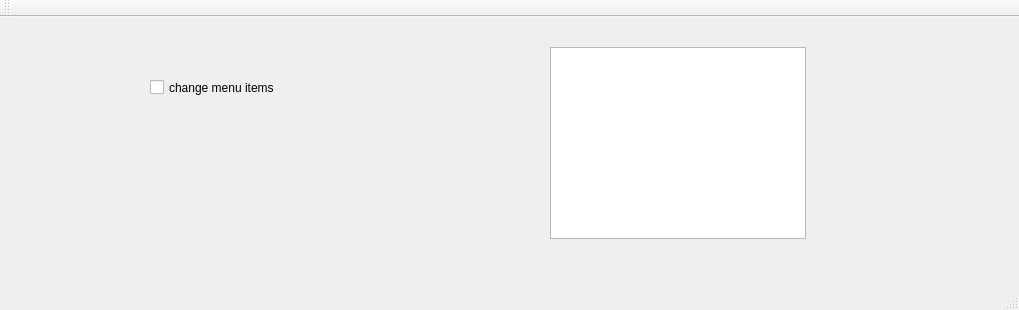
<?xml version="1.0" encoding="UTF-8"?>
<ui version="4.0">
 <class>MainWindow</class>
 <widget class="QMainWindow" name="MainWindow">
  <property name="geometry">
   <rect>
    <x>0</x>
    <y>0</y>
    <width>1019</width>
    <height>310</height>
   </rect>
  </property>
  <property name="windowTitle">
   <string>MainWindow</string>
  </property>
  <widget class="QWidget" name="centralWidget">
   <widget class="QCheckBox" name="checkBox">
    <property name="geometry">
     <rect>
      <x>150</x>
      <y>50</y>
      <width>171</width>
      <height>41</height>
     </rect>
    </property>
    <property name="text">
     <string>change menu items</string>
    </property>
   </widget>
   <widget class="QTableWidget" name="tableWidget">
    <property name="geometry">
     <rect>
      <x>550</x>
      <y>30</y>
      <width>256</width>
      <height>192</height>
     </rect>
    </property>
   </widget>
  </widget>
  <widget class="QMenuBar" name="menuBar">
   <property name="geometry">
    <rect>
     <x>0</x>
     <y>0</y>
     <width>1019</width>
     <height>21</height>
    </rect>
   </property>
  </widget>
  <widget class="QToolBar" name="mainToolBar">
   <attribute name="toolBarArea">
    <enum>TopToolBarArea</enum>
   </attribute>
   <attribute name="toolBarBreak">
    <bool>false</bool>
   </attribute>
  </widget>
  <widget class="QStatusBar" name="statusBar"/>
 </widget>
 <layoutdefault spacing="6" margin="11"/>
 <resources/>
 <connections/>
</ui>
